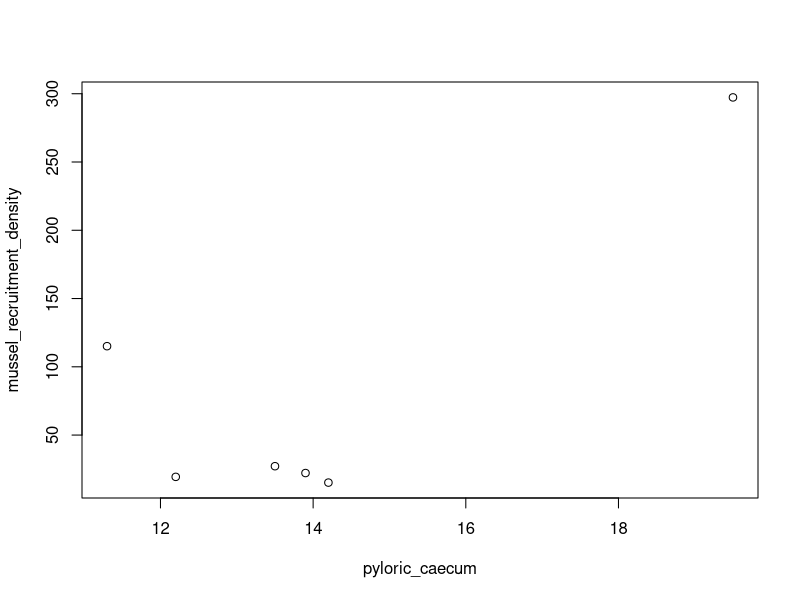
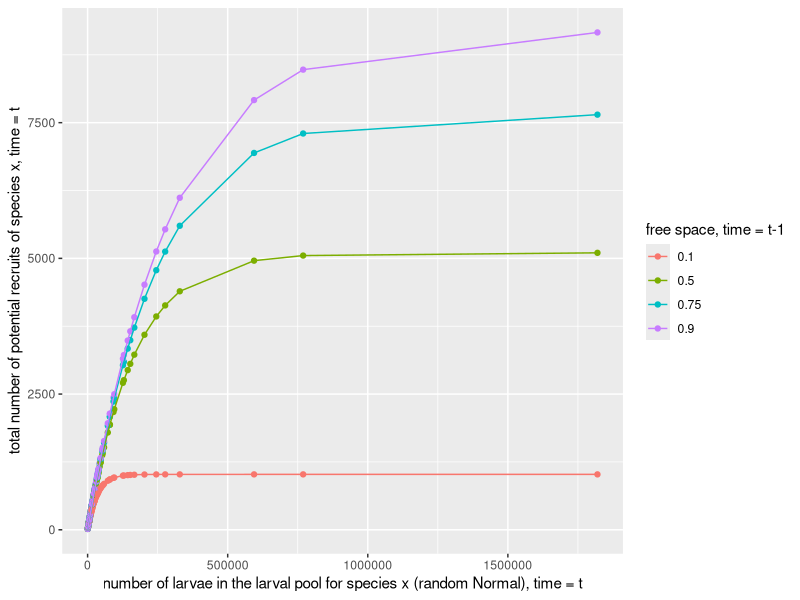
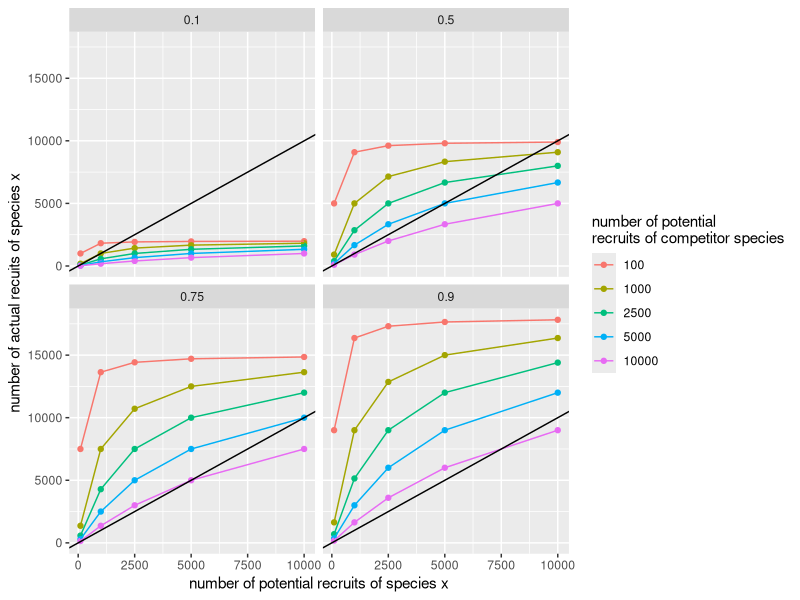
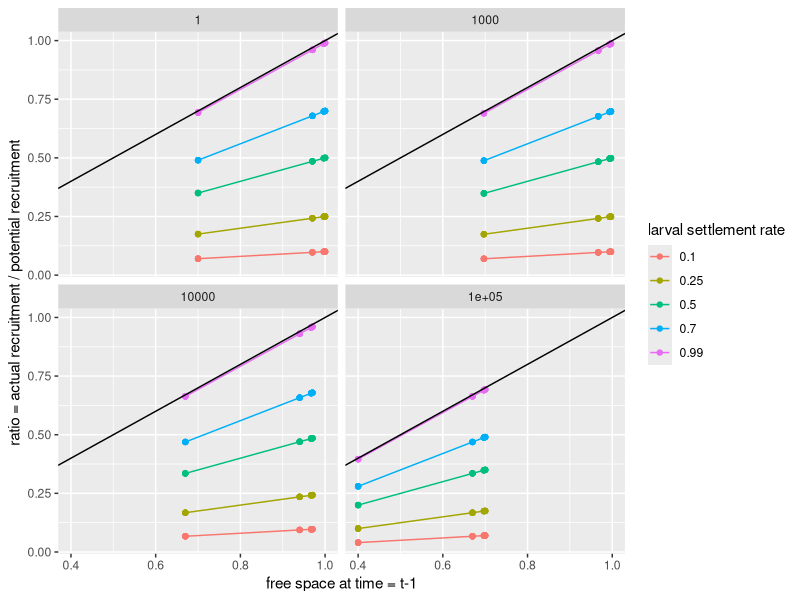

Generate these figures, in order, with R:
## ---- chunk 1
library(tidyverse)
## ---- chunk 2
mussel_recruitment_density <- c(15.2, 27.2, 22.2, 19.4, 297.3, 115.1)
pyloric_caecum <- c(14.2, 13.5, 13.9, 12.2, 19.5, 11.3)
cor.test(mussel_recruitment_density, pyloric_caecum)
## ---- chunk 3
plot(x = pyloric_caecum, y = mussel_recruitment_density)
## ---- chunk 4
B.mean <- 50000
B.stdev <- sqrt(3.24*10^10)
location.B <- log(B.mean^2 / sqrt(B.stdev^2 + B.mean^2))
shape.B <- sqrt(log(1 + (B.stdev^2 / B.mean^2)))

a_x <- 3 * (10^-6) # barnacle recruit size from f&d
l_x <- rlnorm(n=100, location.B, shape.B)
F_tprev <- c(0.1, 0.5, 0.75, 0.9)
A_x <-  9.8 * (10^-5) # adult barn size

do_L_x <- function(a_x, l_x, F_tprev) (F_tprev / A_x) * (1 - exp(-(a_x * l_x )/ F_tprev))
## ---- chunk 5
as_tibble(expand.grid(F_tprev, l_x, a_x)) %>%
  rename (F_tprev = "Var1", l_x = "Var2", a_x = "Var3") %>%
  mutate(L_x = do_L_x(a_x, l_x, F_tprev)) %>%
  mutate(F_tprev = factor(F_tprev)) %>%
  ggplot(aes(x = l_x, y = L_x, col = F_tprev)) +
  geom_point() + 
  geom_line(aes(col = F_tprev)) +
  labs(x = "number of larvae in the larval pool for species x (random Normal), time = t",
       y = "total number of potential recruits of species x, time = t",
       col = "free space, time = t-1")
## ---- chunk 6
# given potential recruitment numbers for two species
L_x <- c(100, 1000, 2500, 5000, 10000)
L_y <- c(100, 1000, 2500, 5000, 10000)
# similar adult sizes
A_x <- 5 * (10^-5)
A_y <- A_x
# and a range of free space
F_tprev <- c(0.1, 0.5, 0.75, 0.9)

do_R_x <- function(F_tprev, L_x, A_x, L_y, A_y) (F_tprev / ((L_x * A_x) + (L_y * A_y))) * L_x
## ---- chunk 7
as_tibble(expand.grid(F_tprev, L_x, A_x, L_y, A_y)) %>%
  rename (F_tprev = "Var1", L_x = "Var2", A_x = "Var3", 
          L_y = "Var4", A_y = "Var5") %>%
  mutate(R_x = do_R_x(F_tprev, L_x, A_x, L_y, A_y)) %>%
  mutate(F_tprev = factor(F_tprev),
         L_y = factor(L_y)) %>%
  ggplot(aes(x = L_x, y = R_x, col = L_y)) +
  geom_point() + 
  geom_line(aes(col = L_y)) + 
  facet_wrap (~ F_tprev) +
  geom_abline(slope = 1, intercept = 0) +
  labs(y = "number of actual recuits of species x",
       x = "number of potential recruits of species x",
       col = "number of potential\nrecruits of competitor species")
## ---- chunk 8
# here, the abundance of larvae of the ith species is equation 3 in I & R, but just assumed to be a random lognormal draw in F & D (l_x)
do_F_prev <- function(A, a_x, X, a_y, Y) {A - ((a_x * X) + (a_y * Y))}
do_R_x_ir <- function(c_x, L_x, F_tprev) c_x * L_x * F_tprev

A <- 1
X_0 <- c(1, 1000, 10000, 100000)
Y_0 <- c(1, 1000, 10000, 100000)
a_x <- 3 * (10^-6)
a_y <- 3 * (10^-6)
# recruit supply rate c should = sr, which is 0.7 in f&d
c_x <- c(0.1, 0.25, 0.5, 0.7, 0.99)
L_x <- c(100, 1000, 2500, 5000, 10000)
## ---- chunk 9
expand.grid(A=A, a_x=a_x, a_y=a_y, c_x=c_x, L_x=L_x, X_0=X_0, Y_0=Y_0) %>%
  as_tibble() %>%
  mutate(F_tprev = do_F_prev(A, a_x, X_0, a_y, Y_0)) %>%
  mutate(R_t = do_R_x_ir(c_x, L_x, F_tprev)) %>%
  mutate(actual_to_potential = R_t/L_x,
         c_x = factor(c_x)) %>%
  ggplot(aes(x = F_tprev, y = actual_to_potential)) +
  geom_point(aes(color = c_x)) +
  geom_line(aes(group = c_x, color = c_x)) +
  facet_wrap(~ X_0) +
  geom_abline(slope = 1, intercept = 0) +
  labs(x = "free space at time = t-1",
       y = "ratio = actual recruitment / potential recruitment",
       color = "larval settlement rate")
